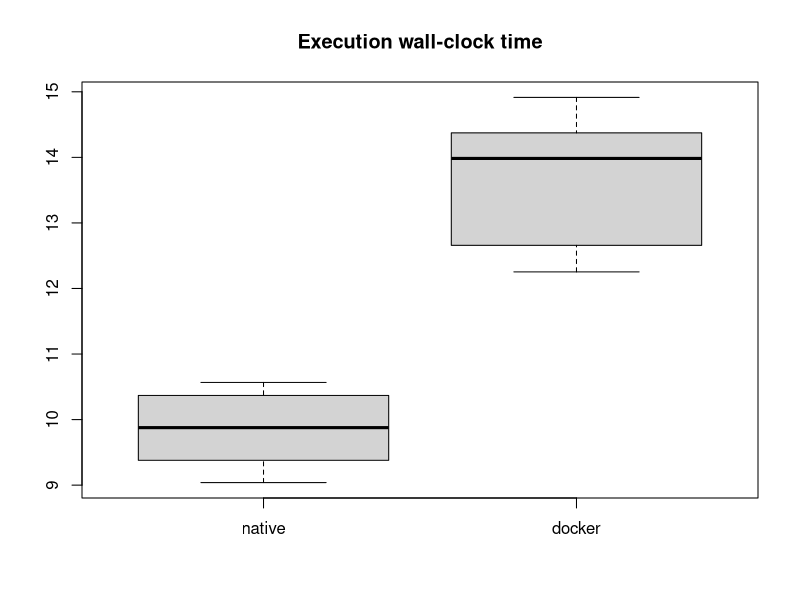
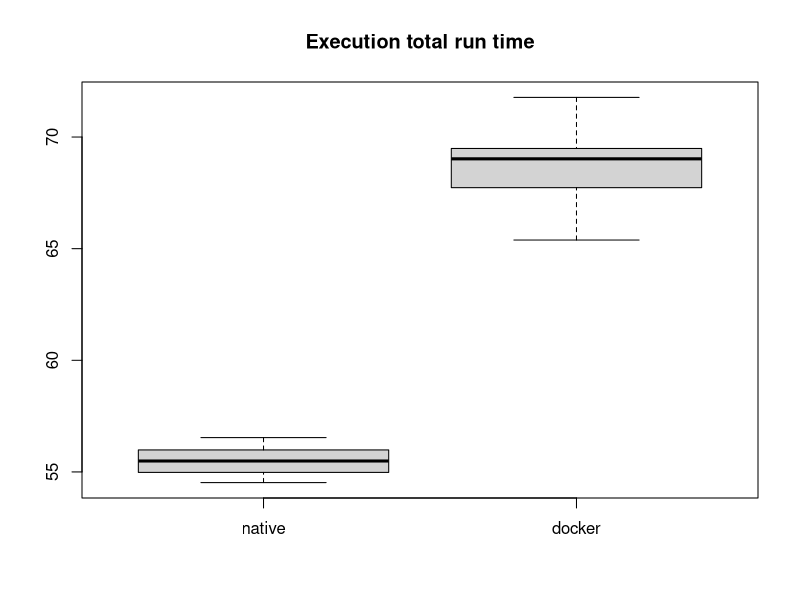
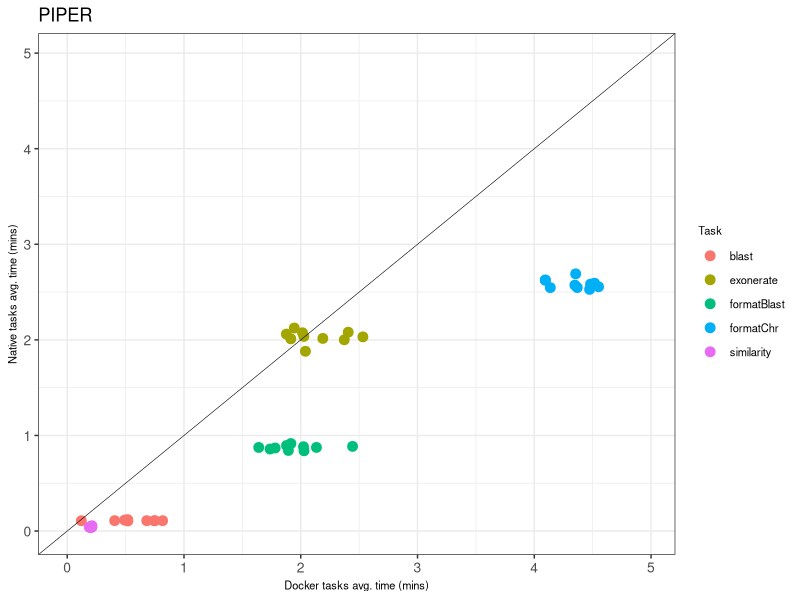

Source code (R) for these figures, in order:
native <- read.delim("time_native.txt", header=TRUE)
docker <- read.delim("time_docker.txt", header=TRUE)

n_elapsed <- native$delta / 1000 / 60 
d_elapsed <- docker$delta / 1000 / 60 

png(filename = "fig_wall_time.png")
boxplot(n_elapsed, d_elapsed, names = c("native","docker"))
title("Execution wall-clock time")
dev.off()

n_cputime <- native$realtime / 1000 / 60 
d_cputime <- docker$realtime / 1000 / 60 

png(filename = "fig_run_time.png")
boxplot(n_cputime, d_cputime, names = c("native","docker"))
title("Execution total run time")
dev.off()



library(reshape)
library(ggplot2)
library(grid)
NF_stats<-read.csv("plot.csv",header=T)

png(filename = "fig_correlation.png", width = 5, height = 4, units = 'in', res = 300)
melt(NF_stats, measure.vars=c("realtime_docker", "realtime_native")) -> melted.NF_stats
max_axis = max(c(NF_stats[,2], NF_stats[,3]))/1000/60 * 1.09
qplot(x=(realtime_docker/1000)/60, y=(realtime_native/1000)/60, data=NF_stats, main="", color=name, ylab="Native tasks avg. time (mins)", xlab="Docker tasks avg. time (mins)") + 
  geom_point(size = 3) + 
  coord_cartesian(xlim=c(0,max_axis), ylim=c(0,max_axis)) + 
  geom_abline(intercept = 0, size=.2)+ 
  theme_bw() + 
  theme(axis.text.x=element_text(size=10), axis.text.y=element_text(size=10), axis.title.y=element_text(size=8), axis.title.x=element_text(size=8),legend.text=element_text(size=8),legend.title=element_text(size=8)) + 
  labs(color = "Task", title='PIPER')
dev.off()
